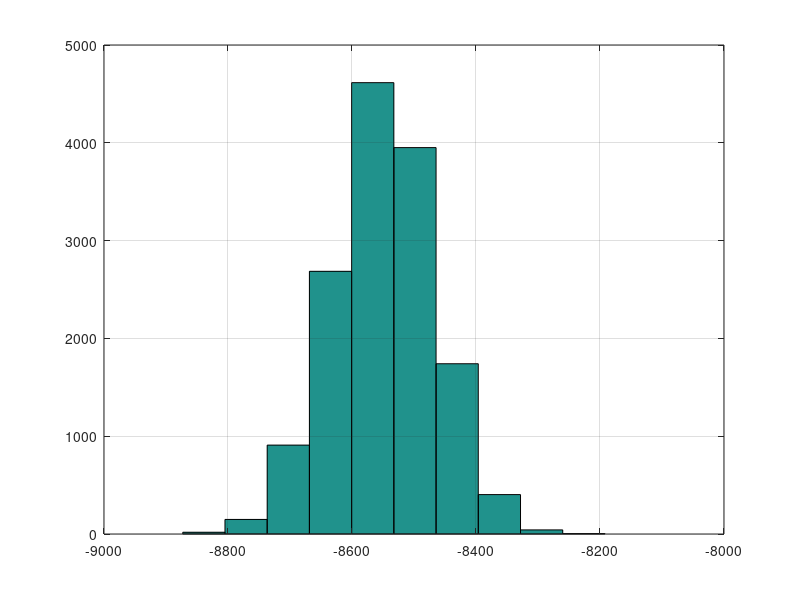

Write MATLAB code to recreate this figure.
clear; close all; clc;
data=csvread('OCC.txt');

pass=data;
k1=find(pass<-8766);
pass(k1)=[];
k2=find(pass>-7946);
pass(k2)=[];
hist(data);
grid on;
